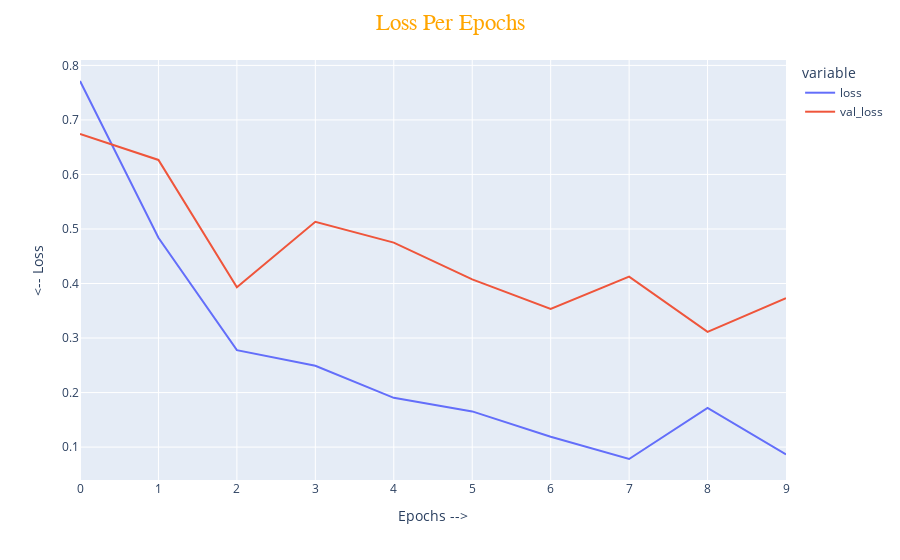
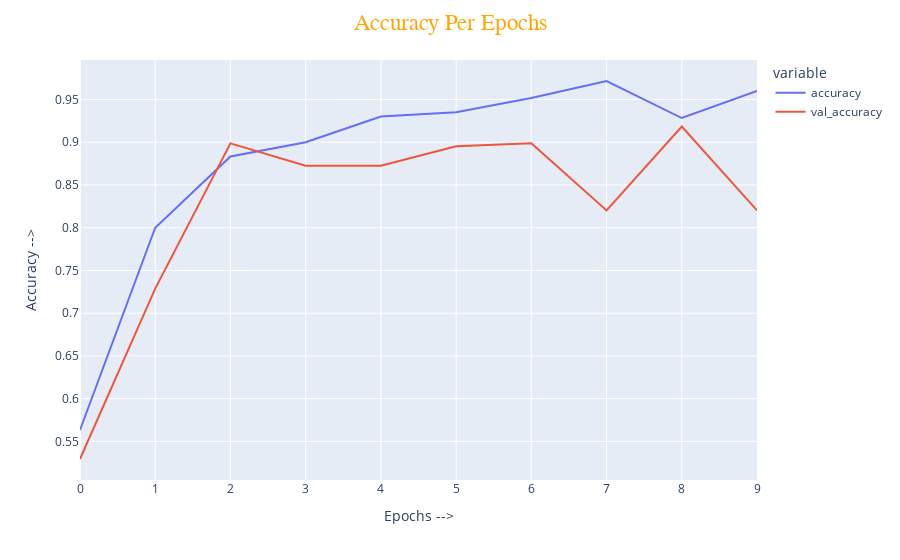

The notebook cell these images were saved under, in order:
### Code cell
fig4 = px.line(training_history4[['loss','val_loss']],labels={'value':'<-- Loss','index':'Epochs -->'})
fig4.update_layout(title={'text':'Loss Per Epochs','font_size':23,'font_color':'orange','font_family':'Georgia','x':0.5})
fig4.show()
fig4 = px.line(training_history4[['accuracy','val_accuracy']],labels={'value':'Accuracy -->','index':'Epochs -->'})
fig4.update_layout(title={'text':'Accuracy Per Epochs','font_size':23,'font_color':'orange','font_family':'Georgia','x':0.5})
fig4.show()

### Figure 1 — Plotly figure (JSON) as saved in the notebook; plotly's stock layout.template omitted (floating-point values rounded to 4 significant figures)
{"data": [{"hovertemplate": "variable=loss<br>Epochs -->=%{x}<br><-- Loss=%{y}<extra></extra>", "legendgroup": "loss", "line": {"color": "#636efa", "dash": "solid"}, "marker": {"symbol": "circle"}, "mode": "lines", "name": "loss", "orientation": "v", "showlegend": true, "type": "scatter", "x": [0, 1, 2, 3, 4, 5, 6, 7, 8, 9], "xaxis": "x", "y": [0.7714, 0.4839, 0.2777, 0.2492, 0.1904, 0.1654, 0.1189, 0.07818, 0.1718, 0.0865], "yaxis": "y"}, {"hovertemplate": "variable=val_loss<br>Epochs -->=%{x}<br><-- Loss=%{y}<extra></extra>", "legendgroup": "val_loss", "line": {"color": "#EF553B", "dash": "solid"}, "marker": {"symbol": "circle"}, "mode": "lines", "name": "val_loss", "orientation": "v", "showlegend": true, "type": "scatter", "x": [0, 1, 2, 3, 4, 5, 6, 7, 8, 9], "xaxis": "x", "y": [0.6743, 0.6266, 0.3932, 0.5131, 0.4751, 0.4075, 0.3533, 0.4127, 0.3113, 0.3732], "yaxis": "y"}], "layout": {"legend": {"title": {"text": "variable"}, "tracegroupgap": 0}, "margin": {"t": 60}, "title": {"font": {"color": "orange", "family": "Georgia", "size": 23}, "text": "Loss Per Epochs", "x": 0.5}, "xaxis": {"anchor": "y", "domain": [0, 1], "title": {"text": "Epochs -->"}}, "yaxis": {"anchor": "x", "domain": [0, 1], "title": {"text": "<-- Loss"}}}}

### Figure 2 — Plotly figure (JSON) as saved in the notebook; plotly's stock layout.template omitted (floating-point values rounded to 4 significant figures)
{"data": [{"hovertemplate": "variable=accuracy<br>Epochs -->=%{x}<br>Accuracy -->=%{y}<extra></extra>", "legendgroup": "accuracy", "line": {"color": "#636efa", "dash": "solid"}, "marker": {"symbol": "circle"}, "mode": "lines", "name": "accuracy", "orientation": "v", "showlegend": true, "type": "scatter", "x": [0, 1, 2, 3, 4, 5, 6, 7, 8, 9], "xaxis": "x", "y": [0.5633, 0.8, 0.8833, 0.9, 0.93, 0.935, 0.9517, 0.9717, 0.9283, 0.96], "yaxis": "y"}, {"hovertemplate": "variable=val_accuracy<br>Epochs -->=%{x}<br>Accuracy -->=%{y}<extra></extra>", "legendgroup": "val_accuracy", "line": {"color": "#EF553B", "dash": "solid"}, "marker": {"symbol": "circle"}, "mode": "lines", "name": "val_accuracy", "orientation": "v", "showlegend": true, "type": "scatter", "x": [0, 1, 2, 3, 4, 5, 6, 7, 8, 9], "xaxis": "x", "y": [0.5294, 0.7288, 0.8987, 0.8725, 0.8725, 0.8954, 0.8987, 0.8203, 0.9183, 0.8203], "yaxis": "y"}], "layout": {"legend": {"title": {"text": "variable"}, "tracegroupgap": 0}, "margin": {"t": 60}, "title": {"font": {"color": "orange", "family": "Georgia", "size": 23}, "text": "Accuracy Per Epochs", "x": 0.5}, "xaxis": {"anchor": "y", "domain": [0, 1], "title": {"text": "Epochs -->"}}, "yaxis": {"anchor": "x", "domain": [0, 1], "title": {"text": "Accuracy -->"}}}}
